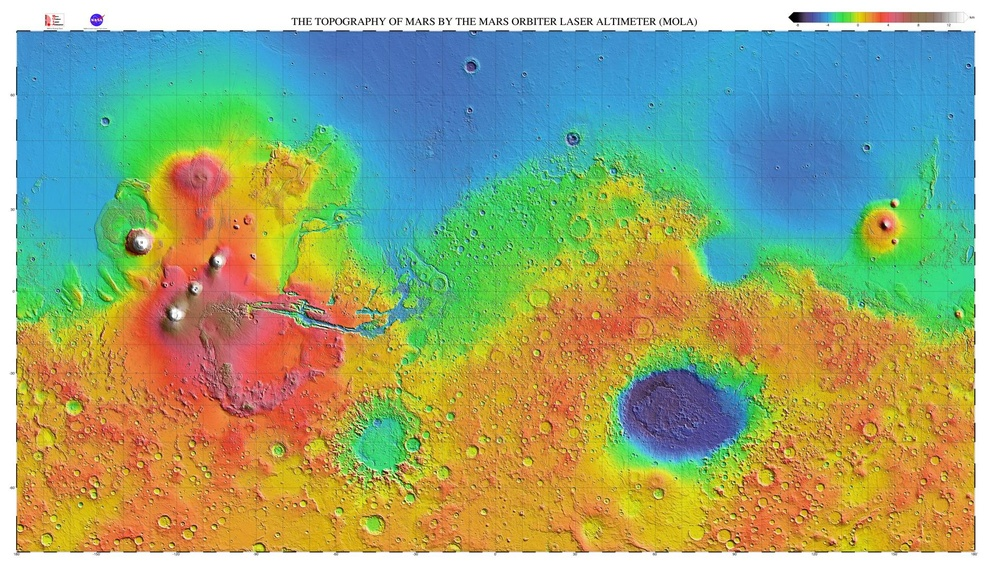
#> input picture pix/mercat.jpg, 1000 x 562 px, shrunk from 1920 x 1080 before the run
$ python color_change.py
#> lines starting #> are read from the running program, lines starting #| are printed output that depends on the picture
from PIL import Image

# importuję zdjęcie mapy topograficznej marsa
pic = Image.open("./pix/mercat.jpg")
#> pic is the input picture: PIL image 1000x562 RGB; mean R, G, B 150.1, 166.7, 121.2

# zmieniam barwy mapy na "naturalne kolory marsa"
for x in range(pic.size[0]):
    for y in range(pic.size[1]):
        r, g, b = pic.getpixel((x,y))
        tr = int(.393*r + .769*g + .189*b)
        tg = int(.349*r + .686*g + .168*b)
        tb = int(.272*r + .534*g + .131*b)
        pic.putpixel((x,y), (tr, tg, tb))
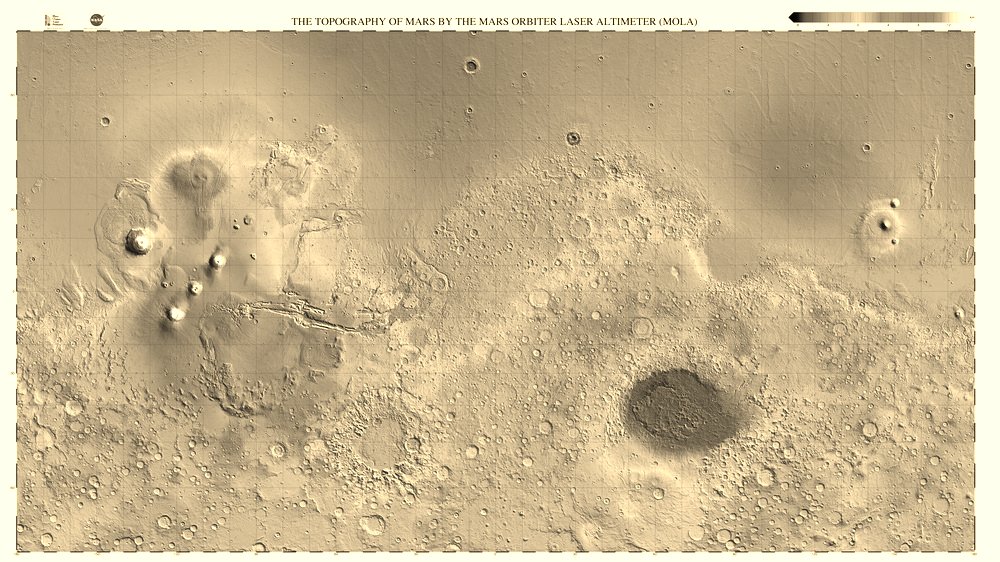
#> pic: PIL image 1000x562 RGB; mean R, G, B 200.3, 181.5, 145.2


# Zapisuje zdjęcie marsa
pic.save('./pix/mars_og.png')

pic.show()
